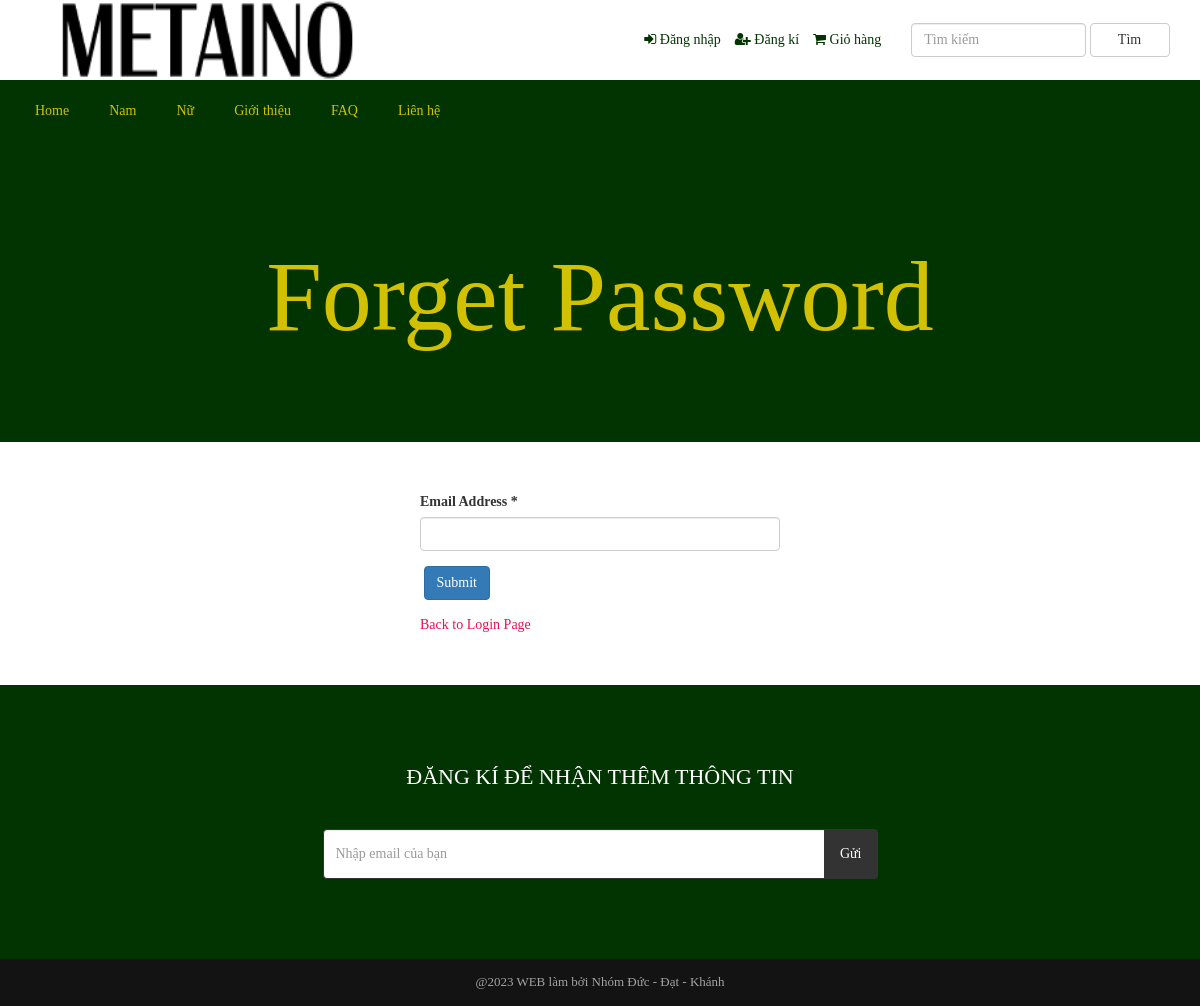
The app's page /forget-password.php (signed in) with its own data.
### tables this page shows
CREATE TABLE `tbl_top_category` (
  `tcat_id` int(11) NOT NULL,
  `tcat_name` varchar(255) NOT NULL,
  `show_on_menu` int(11) NOT NULL
);

CREATE TABLE `tbl_settings` (
  `id` int(11) NOT NULL,
  `logo` varchar(255) NOT NULL,
  `favicon` varchar(255) NOT NULL,
  `footer_about` text NOT NULL,
  `footer_copyright` text NOT NULL,
  `contact_address` text NOT NULL,
  `contact_email` varchar(255) NOT NULL,
  `contact_phone` varchar(255) NOT NULL,
  `contact_fax` varchar(255) NOT NULL,
  `contact_map_iframe` text NOT NULL,
  `receive_email` varchar(255) NOT NULL,
  `receive_email_subject` varchar(255) NOT NULL,
  `receive_email_thank_you_message` text NOT NULL,
  `forget_password_message` text NOT NULL,
  `total_recent_post_footer` int(11) NOT NULL,
  `total_popular_post_footer` int(11) NOT NULL,
  `total_recent_post_sidebar` int(11) NOT NULL,
  `total_popular_post_sidebar` int(11) NOT NULL,
  `total_featured_product_home` int(11) NOT NULL,
  `total_latest_product_home` int(11) NOT NULL,
  `total_popular_product_home` int(11) NOT NULL,
  `meta_title_home` text NOT NULL,
  `meta_keyword_home` text NOT NULL,
  `meta_description_home` text NOT NULL,
  `banner_login` varchar(255) NOT NULL,
  `banner_registration` varchar(255) NOT NULL,
  `banner_forget_password` varchar(255) NOT NULL,
  `banner_reset_password` varchar(255) NOT NULL,
  `banner_search` varchar(255) NOT NULL,
  `banner_cart` varchar(255) NOT NULL,
  `banner_checkout` varchar(255) NOT NULL,
  `banner_product_category` varchar(255) NOT NULL,
  `banner_blog` varchar(255) NOT NULL,
  `cta_title` varchar(255) NOT NULL,
  `cta_content` text NOT NULL,
  `cta_read_more_text` varchar(255) NOT NULL,
  `cta_read_more_url` varchar(255) NOT NULL,
  `cta_photo` varchar(255) NOT NULL,
  `featured_product_title` varchar(255) NOT NULL,
  `featured_product_subtitle` varchar(255) NOT NULL,
  `latest_product_title` varchar(255) NOT NULL,
  `latest_product_subtitle` varchar(255) NOT NULL,
  `popular_product_title` varchar(255) NOT NULL,
  `popular_product_subtitle` varchar(255) NOT NULL,
  `testimonial_title` varchar(255) NOT NULL,
  `testimonial_subtitle` varchar(255) NOT NULL,
  `testimonial_photo` varchar(255) NOT NULL,
  `blog_title` varchar(255) NOT NULL,
  `blog_subtitle` varchar(255) NOT NULL,
  `newsletter_text` text NOT NULL,
  `paypal_email` varchar(255) NOT NULL,
  `stripe_public_key` varchar(255) NOT NULL,
  `stripe_secret_key` varchar(255) NOT NULL,
  `bank_detail` text NOT NULL,
  `before_head` text NOT NULL,
  `after_body` text NOT NULL,
  `before_body` text NOT NULL,
  `home_service_on_off` int(11) NOT NULL,
  `home_welcome_on_off` int(11) NOT NULL,
  `home_featured_product_on_off` int(11) NOT NULL,
  `home_latest_product_on_off` int(11) NOT NULL,
  `home_popular_product_on_off` int(11) NOT NULL,
  `home_testimonial_on_off` int(11) NOT NULL,
  `home_blog_on_off` int(11) NOT NULL,
  `newsletter_on_off` int(11) NOT NULL,
  `ads_above_welcome_on_off` int(11) NOT NULL,
  `ads_above_featured_product_on_off` int(11) NOT NULL,
  `ads_above_latest_product_on_off` int(11) NOT NULL,
  `ads_above_popular_product_on_off` int(11) NOT NULL,
  `ads_above_testimonial_on_off` int(11) NOT NULL,
  `ads_category_sidebar_on_off` int(11) NOT NULL
);

### forget-password.php (the view, shortened to what this page needs)
<?php require_once('header.php'); ?>
<?php
$statement = $pdo->prepare("SELECT * FROM tbl_settings WHERE id=1");
$statement->execute();
$result = $statement->fetchAll(PDO::FETCH_ASSOC);
foreach ($result as $row) {
    $banner_forget_password = $row['banner_forget_password'];
}
?>
<div class="page-banner" style="background-color:#444;background-image: url(assets/uploads/<?php echo $banner_forget_password; ?>);">
    <div class="inner">
        <h1><?php echo LANG_VALUE_97; ?></h1>
    </div>
</div>
<div class="page">
    <div class="container">
        <div class="row">
            <div class="col-md-12">
                <div class="user-content">
                    <form action="" method="post">
                        <div class="row">
                            <div class="col-md-4"></div>
                            <div class="col-md-4">
                                <div class="form-group">
                                    <label for=""><?php echo LANG_VALUE_94; ?> *</label>
                                    <input type="email" class="form-control" name="cust_email">
                                </div>
                                <div class="form-group">
                                    <input type="submit" class="btn btn-primary" value="<?php echo LANG_VALUE_4; ?>" name="form1">
                                </div>
                                <a href="login.php" style="color:#e4144d;"><?php echo LANG_VALUE_12; ?></a>
                            </div>
                        </div>
                    </form>
                </div>
            </div>
        </div>
    </div>
</div>
<?php require_once('footer.php'); ?>

### header.php (shortened to what this page needs)
<?php
include("admin/inc/config.php");
$statement = $pdo->prepare("SELECT * FROM tbl_settings WHERE id=1");
$statement->execute();
$result = $statement->fetchAll(PDO::FETCH_ASSOC);
?>
<!DOCTYPE html>
<html lang="en">
<head>
	<link rel="stylesheet" href="assets/css/bootstrap.min.css">
	<link rel="stylesheet" href="assets/css/font-awesome.min.css">
	<link rel="stylesheet" href="assets/css/owl.carousel.min.css">
	<link rel="stylesheet" href="assets/css/owl.theme.default.min.css">
	<link rel="stylesheet" href="assets/css/jquery.bxslider.min.css">
    <link rel="stylesheet" href="assets/css/magnific-popup.css">
    <link rel="stylesheet" href="assets/css/rating.css">
	<link rel="stylesheet" href="assets/css/spacing.css">
	<link rel="stylesheet" href="assets/css/bootstrap-touch-slider.css">
	<link rel="stylesheet" href="assets/css/animate.min.css">
	<link rel="stylesheet" href="assets/css/tree-menu.css">
	<link rel="stylesheet" href="assets/css/select2.min.css">
	<link rel="stylesheet" href="assets/css/main1.css">
	<link rel="stylesheet" href="assets/css/responsive.css">
</head>
<body>
<div class="header">
	<div class="container">
		<div class="row inner">
			<div class="col-md-4 logo">
				<a href="index.php"><img src="assets/uploads/metaino.png" alt="logo image"></a>
			</div>
			<div class="col-md-5 right">
				<ul>
					<?php
					if(isset($_SESSION['customer'])) {
						?>
						<li><i class="fa fa-user"></i> <?php echo LANG_VALUE_13; ?> <?php echo $_SESSION['customer']['cust_name']; ?></li>
						<li><a href="dashboard.php"><i class="fa fa-home"></i> <?php echo LANG_VALUE_89; ?></a></li>
						<?php
					} else {
						?>
						<li><a href="login.php"><i class="fa fa-sign-in"></i> Đăng nhập</a></li>
						<li><a href="registration.php"><i class="fa fa-user-plus"></i> Đăng kí</a></li>
						<?php
					}
					?>
					<li><a href="cart.php"><i class="fa fa-shopping-cart"></i> Giỏ hàng </a></li>
				</ul>
			</div>
			<div class="col-md-3 search-area">
				<form class="navbar-form navbar-left" role="search" action="search-result.php" method="get">
					<div class="form-group">
						<input type="text" class="form-control search-top" placeholder="Tìm kiếm" name="search_text">
					</div>
					<button type="submit" class="btn btn-default">Tìm</button>
				</form>
			</div>
		</div>
	</div>
</div>
<div class="nav">
	<div class="container">
		<div class="row">
			<div class="col-md-12 pl_0 pr_0">
				<div class="menu-container">
					<div class="menu">
						<ul>
							<li><a href="index.php">Home</a></li>
							<?php
							$statement = $pdo->prepare("SELECT * FROM tbl_top_category WHERE show_on_menu=1");
							$statement->execute();
							$result = $statement->fetchAll(PDO::FETCH_ASSOC);
							foreach ($result as $row) {
								?>
								<li><a href="product-category.php?id=<?php echo $row['tcat_id']; ?>&type=top-category"><?php echo $row['tcat_name']; ?></a>
								</li>
								<?php
							}
							?>
							<li><a href="about.php">Giới thiệu</a></li>
							<li><a href="faq.php">FAQ</a></li>
							<li><a href="contact.php">Liên hệ</a></li>
						</ul>
					</div>
				</div>
			</div>
		</div>
	</div>
</div>

### assets/css/main1.css (style rules this page uses)
* { margin: 0; padding: 0; }
body { font-family: 'UTM Avo'; font-size: 14px; }
h1, h2, h3, h4, h5, h6 { font-family: 'UTM Avo' }
a { text-decoration: none; }
.header { width: 100%; height: auto; background: #fff; }
.header .inner { height: auto; display: table; }
.header .logo { float: none; display: table-cell; vertical-align: middle; }
.header .logo img { max-width: 100%; height: 80px; }
.header .navbar-form .form-control { width: 300px; }
.header .search-area { float: none; display: table-cell; vertical-align: middle; }
.header .search-area .form-group { width: calc(100% - 84px); }
.header .search-area button { width: 80px; }
.header .search-area form { width: 100%; }
.header .right { float: none; display: table-cell; vertical-align: middle; padding-right: 0; }
.header .right ul { float: right; margin-bottom: 0; }
.header .right ul li { list-style-type: none; float: left; margin-left: 14px; color: #023401; }
.header .right ul li a { color: #023401; }
.header .navbar-form .search-top { width: 100%; }
.nav { background: #023401; }
.menu-dropdown-icon:before { content: "\f067"; font-family: "FontAwesome"; display: none; cursor: pointer; float: right; padding: 1.5em 2em; background: #fff; color: #333; }
.menu > ul { margin: 0 auto; width: 100%; list-style: none; padding: 0; position: relative; box-sizing: border-box; }
.menu > ul:before, .menu > ul:after { content: ""; display: table; }
.menu > ul:after { clear: both; }
.menu > ul > li { float: left; padding: 0; margin: 0; }
.menu > ul > li a { text-decoration: none; padding: 1.5em 20px; display: block; color: #d2c100; }
.page-banner { width: 100%; height: auto; background-repeat: no-repeat; background-position: center center; -webkit-background-size: cover; background-size: cover; position: relative; padding-top: 80px; padding-bottom: 80px; overflow: hidden; }
.page-banner h1 { color: #d2c100; font-size: 100px; text-align: center; z-index: 999; position: relative; }
.page { width: 100%; height: auto; padding-top: 50px; padding-bottom: 50px; }

### assets/css/responsive.css (style rules this page uses)
@media only screen and (min-width: 992px) { .header .inner { width: 100%; } }
@media only screen and (min-width: 992px) { .header .search-area { padding-right: 0; } }
@media only screen and (min-width: 992px) { .header .search-area form { padding-right: 0; } }
@media only screen and (min-width: 992px) { .header .container { padding-right: 0; } }

### records on screen
tbl_top_category: tcat_name "Nam"
tbl_top_category: tcat_name "Nữ"
tbl_settings: banner_forget_password (picture)

### other values on screen
LANG_VALUE_97 "Forget Password"
LANG_VALUE_94 "Email Address"
LANG_VALUE_12 "Back to Login Page"
